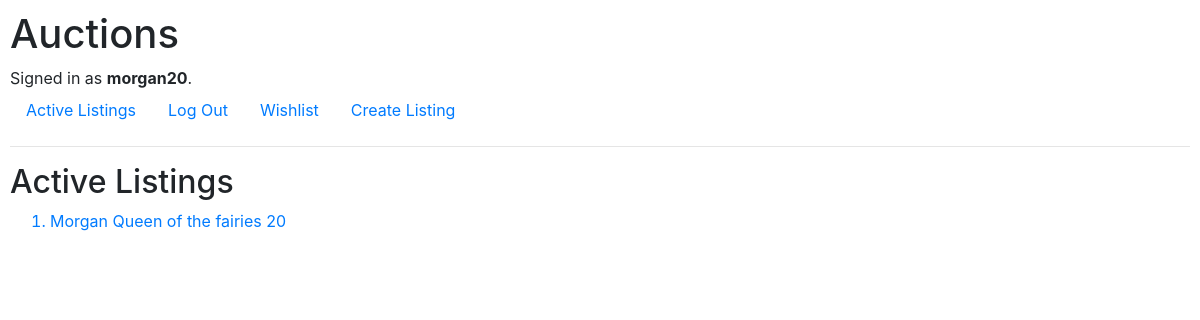
The app's page /auctions/ (signed in) with its own data.
### auctions/models.py (models this page shows)
class User(AbstractUser):
    pass

class Listing(models.Model):
    creator = models.CharField(max_length=64)
    title = models.CharField(max_length=64)
    description = models.CharField(max_length=64)
    price = models.IntegerField()
    users = models.ManyToManyField(User, blank=True, related_name= "wishlist")
    def __str__(self):
        return f"{self.title} {self.description} {self.price}"

### auctions/views.py (the view)
# urls.py: path("", views.index, name="index"),
def index(request):
    return render(request, "auctions/index.html", {
        "listings": Listing.objects.all()
    })

### auctions/templates/auctions/index.html
{% extends "auctions/layout.html" %}
{% block body %}
    <h2>Active Listings</h2>
    <ol>
        {% for listing in listings %}
            <a href="{% url 'listing' listing.title %}"><li>{{ listing }}</li></a>
        {% endfor %}
    </ol>
{% endblock %}

### auctions/templates/auctions/layout.html (shortened to what this page needs)
{% load static %}
<!DOCTYPE html>
<html lang="en">
    <head>
        <link rel="stylesheet" href="https://stackpath.bootstrapcdn.com/bootstrap/4.4.1/css/bootstrap.min.css">
        <link href="{% static 'auctions/styles.css' %}" rel="stylesheet">
    </head>
    <body>
        <h1>Auctions</h1>
        <div>
            {% if user.is_authenticated %}
                Signed in as <strong>{{ user.username }}</strong>.
            {% else %}
                Not signed in.
            {% endif %}
        </div>
        <ul class="nav">
            <li class="nav-item">
                <a class="nav-link" href="{% url 'index' %}">Active Listings</a>
            </li>
            {% if user.is_authenticated %}
                <li class="nav-item">
                    <a class="nav-link" href="{% url 'logout' %}">Log Out</a>
                </li>
                <li class="nav-item">
                    <a class="nav-link" href="{% url 'wishlist' user.username%}">Wishlist</a>
                </li>
                <li class="nav-item">
                    <a class="nav-link" href="{% url 'new'%}">Create Listing</a>
                </li>
            {% endif %}
        </ul>
        <hr>
        {% block body %}
        {% endblock %}
    </body>
</html>

### auctions/static/auctions/styles.css (style rules this page uses)
body { padding: 10px; }

### records on screen
User: username "morgan20"
Listing: title+description+price "Morgan Queen of the fairies 20"
